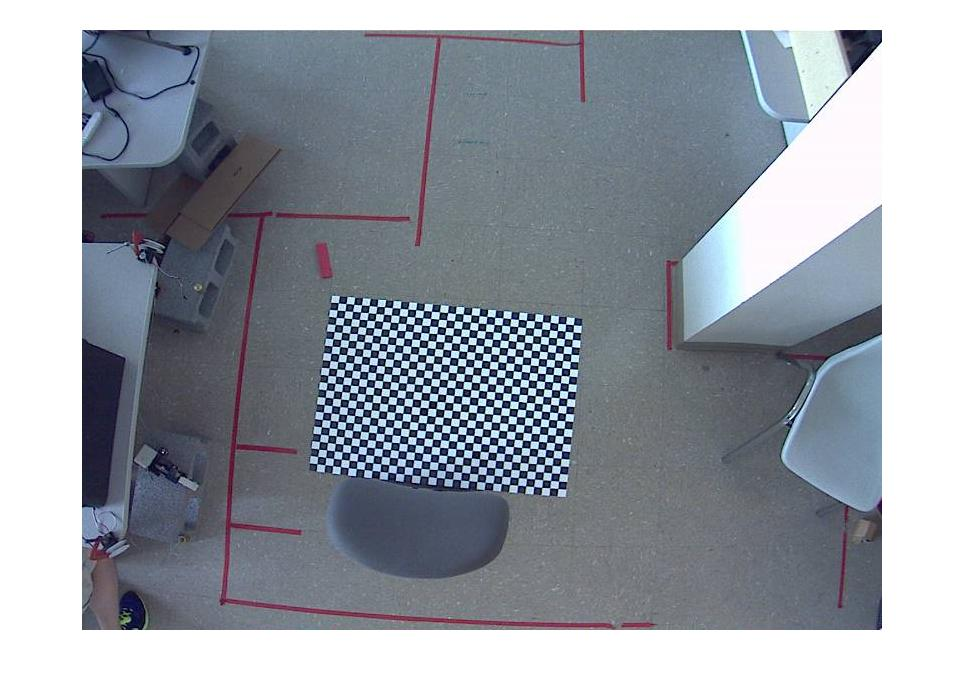
//> input picture assignment1/reduced_images/camera_calib1.jpg, 964 x 686 px
$ ./sift_matcher ../../assignment1/reduced_images/camera_calib1.jpg ../../assignment1/reduced_images/camera_calib10.jpg 3   (built with g++ and OpenCV 4)
//> lines starting //> are read from the running program, lines starting //| are printed output that depends on the picture
#include <iostream>
#include <opencv2/opencv.hpp>
#include <opencv2/xfeatures2d.hpp>
#include <opencv2/calib3d.hpp>
#include <opencv2/imgproc.hpp>

using namespace std;
using namespace cv;

void display_image(const Mat& image){
	namedWindow("opencv_viewer", WINDOW_AUTOSIZE);
	imshow("opencv_viewer", image);
	waitKey(0);
	destroyWindow("opencv_viewer");
}

void save_image(const Mat& image, string image_name){
	image_name += ".jpg";
	imwrite(image_name, image);
	cout << image_name << " saved in current directory.\n";
}

void apply_sift(const Mat& rgb1, const Mat& rgb2, vector<Point2f>& coord1,
				vector<Point2f>& coord2, const Mat& mask1, const Mat& mask2, bool mask){
	const int features_count = 500;
	Ptr<xfeatures2d::SIFT> sift_detector = xfeatures2d::SIFT::create(features_count);
	Ptr<DescriptorMatcher> sift_matcher = DescriptorMatcher::create(DescriptorMatcher::FLANNBASED);

	Mat final_image;
	vector<DMatch> matches;
	Mat descriptors1, descriptors2;
	vector<KeyPoint> keypoints1, keypoints2;

	if(mask==true){
		sift_detector->detectAndCompute(rgb1, mask1, keypoints1, descriptors1);
		sift_detector->detectAndCompute(rgb2, mask2, keypoints2, descriptors2);
	}
	else{
		sift_detector->detectAndCompute(rgb1, noArray(), keypoints1, descriptors1);
		sift_detector->detectAndCompute(rgb2, noArray(), keypoints2, descriptors2);
	}

	vector<vector<DMatch>> knn_matches;
	sift_matcher->knnMatch(descriptors1, descriptors2, knn_matches, 2);

	const float threshold_ratio = 0.7f;
	for(size_t i=0; i<knn_matches.size(); ++i){
		if(knn_matches[i][0].distance < threshold_ratio * knn_matches[i][1].distance)
			matches.push_back(knn_matches[i][0]);
	}
	drawMatches(rgb1, keypoints1, rgb2, keypoints2, matches, final_image);

	for(int i=0; i<matches.size(); ++i){
		coord1.push_back(keypoints1[matches[i].queryIdx].pt);
		coord2.push_back(keypoints2[matches[i].trainIdx].pt);
	}

	display_image(final_image);
	save_image(final_image, "sift_image");
}

void rescale_image(const Mat& in_image, Mat& out_image, float scale){
	resize(in_image, out_image, Size(in_image.cols/scale, in_image.rows/scale));
}

void add_original(Mat& final_image, const Mat& image, const float alpha=1){
	Vec3b black_pixel{0, 0, 0};
	for(int y=0; y<image.rows; ++y){
		for(int x=0; x<image.cols; ++x){
			if(final_image.at<Vec3b>(y, x) != black_pixel){
				final_image.at<Vec3b>(y, x) = (1-alpha)*final_image.at<Vec3b>(y, x)
				+ alpha*image.at<Vec3b>(y, x);
			}
			else{
				final_image.at<Vec3b>(y, x) = image.at<Vec3b>(y, x);
			}
		}
	}
}

void get_mask(Mat& mask, int start_x, int start_y, int width, int height){
	Rect ROI(start_x, start_y, width, height);
	mask(ROI) = 255;
}

int main(int argc, char const *argv[]){
	if(argc != 4){
		fprintf(stdout, "Usage: %s rgb1.png rgb2.png mask(1/0)\n", argv[0]);
		return 1;
	}

	Mat rgb1 = imread(argv[1], IMREAD_COLOR );
//> rgb1 is the input picture: 686 rows x 964 cols, CV_8UC3; mean B, G, R 164.3, 155.5, 149.5
	Mat rgb2 = imread(argv[2], IMREAD_COLOR );
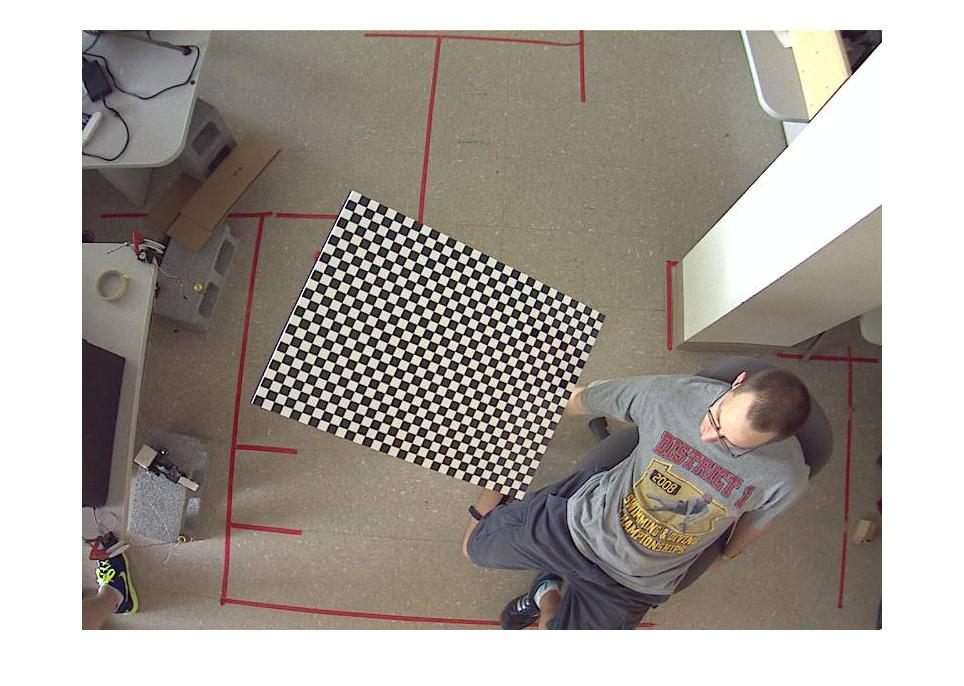
//> input picture assignment1/reduced_images/camera_calib10.jpg, 964 x 686 px
//> rgb2 is the input picture: 686 rows x 964 cols, CV_8UC3; mean B, G, R 152.8, 159.5, 166.2
	if(rgb1.empty() || rgb2.empty()){
		fprintf(stdout, "Unable to open images\n");
		return 1;
	}

	const float scale = 1.4;
	rescale_image(rgb1, rgb1, scale);
//> in rescale_image, `resize(in_image, out_image, Size(in_image.cols/scale, in_image.rows/sc..`:
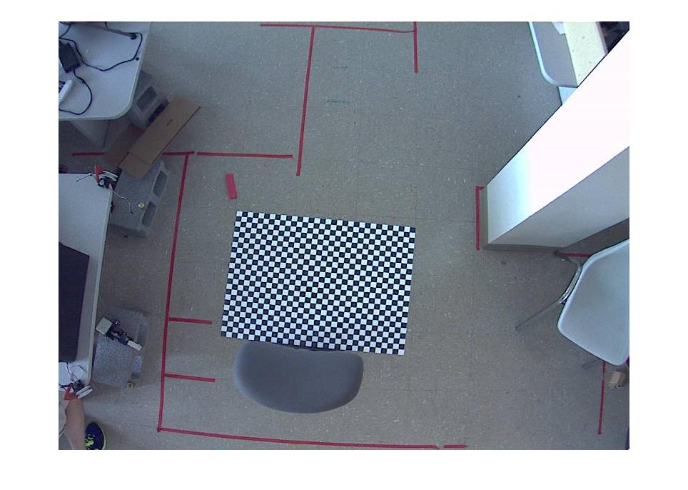
//> in_image: 490 rows x 688 cols, CV_8UC3; mean B, G, R 164.2, 155.4, 149.5
	rescale_image(rgb2, rgb2, scale);
//> call 2 of rescale_image, with scale = 1.4
//> in rescale_image (call 2), `resize(in_image, out_image, Size(in_image.cols/scale, in_image.rows/sc..`:
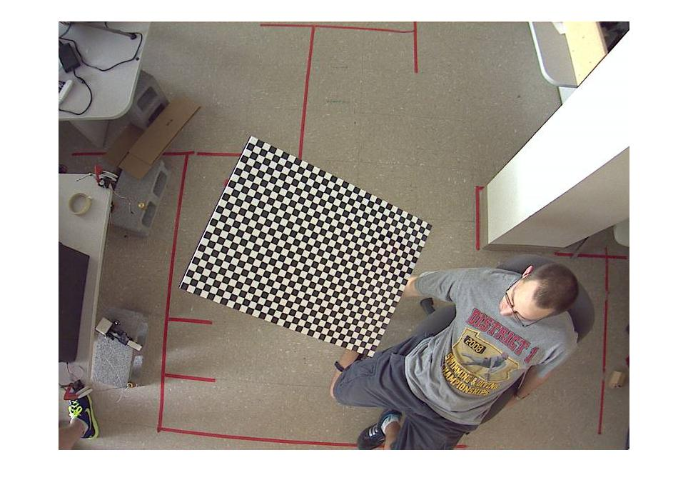
//> in_image: 490 rows x 688 cols, CV_8UC3; mean B, G, R 152.7, 159.4, 166.1

	Mat mask1(rgb1.size(), CV_8UC1, Scalar::all(0));
	Mat mask2(rgb2.size(), CV_8UC1, Scalar::all(0));
	get_mask(mask1, rgb1.cols/2, 0, rgb1.cols/2, rgb1.rows);
	get_mask(mask2, 0, 0, rgb2.cols/2, rgb2.rows);

	vector<Point2f> coordinates1;
	vector<Point2f> coordinates2;
	bool mask_activate = bool(stoi(argv[3]));
//> mask_activate = true
	apply_sift(rgb1, rgb2, coordinates1, coordinates2, mask1, mask2, mask_activate);
//> in apply_sift, `sift_detector->detectAndCompute(rgb1, mask1, keypoints1, descriptors1);`: keypoints1 = 262 keypoints; strongest (x, y, size): (613, 32, 18), (350, 234, 3.3), (387, 264, 3.3), (372, 295, 3.4)
//> in apply_sift, `sift_detector->detectAndCompute(rgb2, mask2, keypoints2, descriptors2);`: keypoints2 = 379 keypoints; strongest (x, y, size): (337, 202, 3.9), (325, 197, 3.9), (316, 200, 4), (299, 236, 4)
//> in apply_sift, `sift_matcher->knnMatch(descriptors1, descriptors2, knn_matches, 2);`: knn_matches = 262 matches
//> in apply_sift, `drawMatches(rgb1, keypoints1, rgb2, keypoints2, matches, final_image);`:
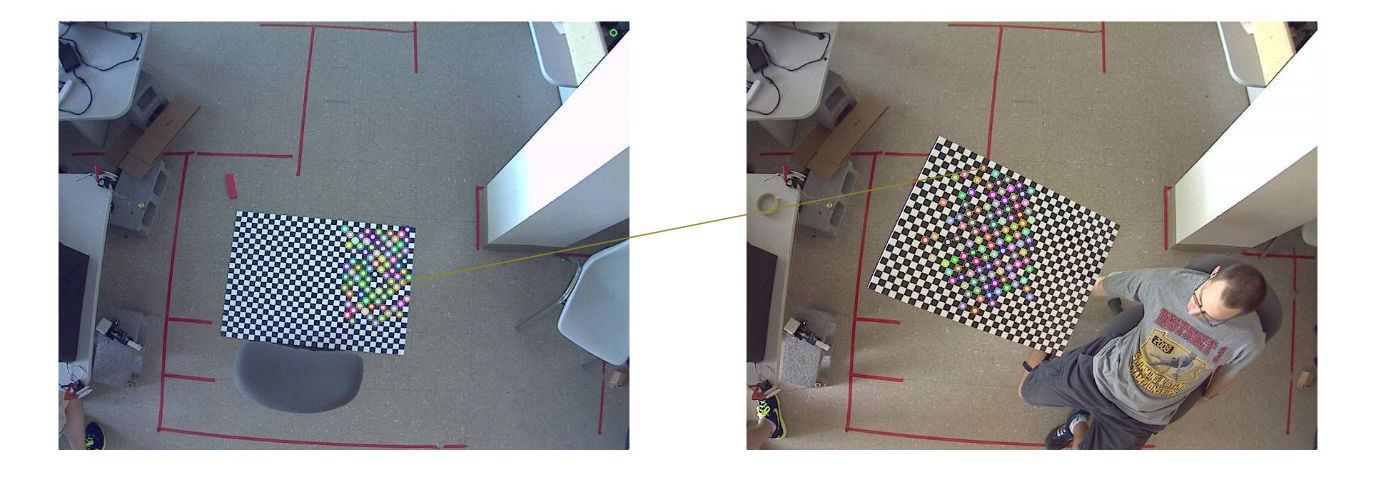
//> final_image: 490 rows x 1376 cols, CV_8UC3; mean B, G, R 158, 157.1, 157.6
//> the loop in apply_sift, `for(int i=0; i<matches.size(); ++i)` made 1 pass
//> coordinates1 = 1 Point (x, y): [402.3, 281.8]; coordinates2 = 1 Point (x, y): [294.7, 167.5]

//> (the run ends here: the program stops with an error, at `Mat homography = findHomography(coordinates2, coordinates1, RANSAC);`)
